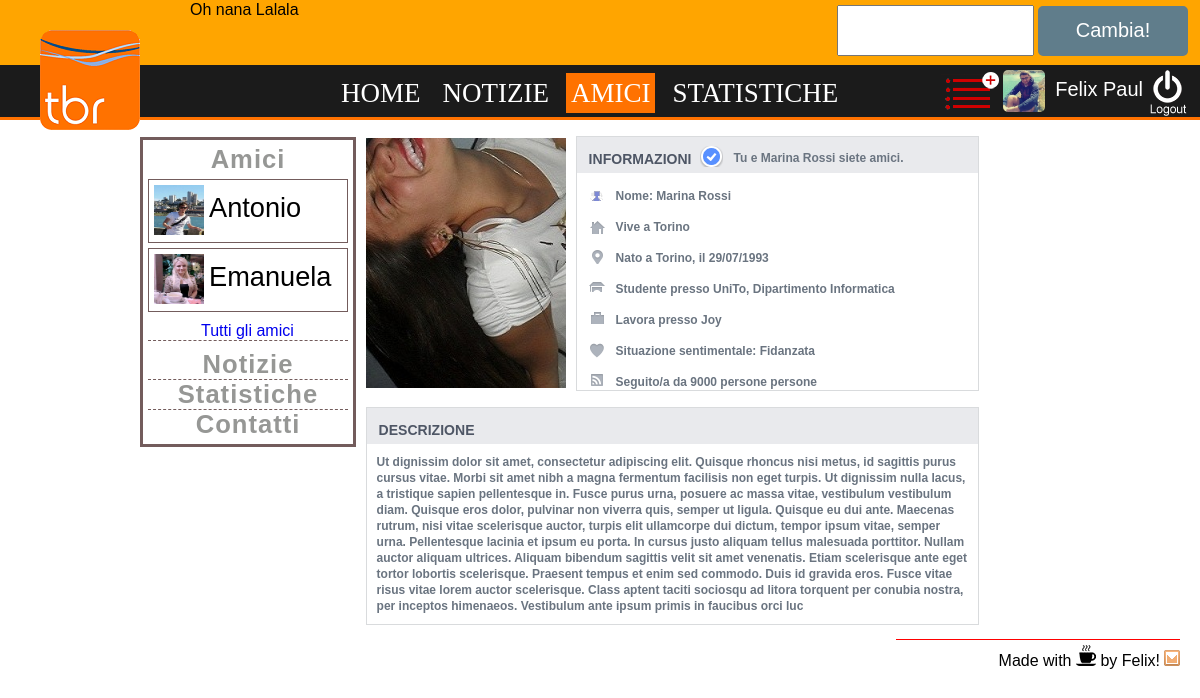
Screenshot of /index.php?q=marina (signed in) with the database file from the repository.
### tables this page shows
CREATE TABLE IF NOT EXISTS `users` (
  `id` int(11) NOT NULL AUTO_INCREMENT,
  `username` varchar(50) NOT NULL,
  `password` varchar(50) NOT NULL,
  `nome_completo` varchar(50) NOT NULL,
  `messaggio` varchar(150) NOT NULL,
  `url` varchar(50) NOT NULL,
  `immagine` varchar(50) NOT NULL,
  `immagine_grande` varchar(150) NOT NULL,
  `indirizzo` varchar(50) NOT NULL,
  `luogo_nascita` varchar(50) NOT NULL,
  `professione` varchar(50) NOT NULL,
  `lavora_a` varchar(50) NOT NULL,
  `situazione_sentimentale` varchar(50) NOT NULL,
  `seguito` varchar(50) NOT NULL,
  `film` varchar(50) NOT NULL,
  `descrizione` varchar(1000) NOT NULL,
  PRIMARY KEY (`id`),
  UNIQUE KEY `username` (`username`)
);

### include_amici.php (the view, shortened to what this page needs)
<?php
	$conn=dbConnect();
	$q = safe($conn,$_GET['q']);
	if(empty($q) || ControllaInput($q)){
		echo 'Amico non trovato';
		$conn->close();
		die;
	}else{
		$sql = "Select * from users where username='".$q."'";
		$result = $conn->query($sql);
		if ($result->num_rows > 0) {
			while($row = $result->fetch_assoc()) {
				$dati_amico = array();
				$dati_amico['nome_completo']=$row['nome_completo'];
				$dati_amico['username']=$row['username'];
				$dati_amico['immagine_grande']=$row['immagine_grande'];
				$dati_amico['indirizzo']=$row['indirizzo'];
				$dati_amico['luogo_nascita']=$row['luogo_nascita'];
				$dati_amico['professione']=$row['professione'];
				$dati_amico['lavora_a']=$row['lavora_a'];
				$dati_amico['situazione_sentimentale']=$row['situazione_sentimentale'];
				$dati_amico['seguito']=$row['seguito'];
				$dati_amico['film']=$row['film'];
				$dati_amico['descrizione']=$row['descrizione'];
			}
		}else{
			echo 'Amico non trovato';
			die;
		}
		$sql="select * from amicizie where (user1='".$q."' and user2='".$_SESSION['login_username']."') or (user1='".$_SESSION['login_username']."' and user2='".$q."')";
		$result = $conn->query($sql);
	}
?>
<img class="img_home" src="immagini/<?php echo $dati_amico['immagine_grande']; ?>" alt="immagini/no_image.png">
<div class="informazioni">
	<div class="info_box_top_color">
		<h3>INFORMAZIONI</h3><?php
		if($_SESSION['login_username']=='admin'){ ?>
			<div id="semplice_div">
				<img src="immagini/riufiuto.png" alt="immagini/no_image.png" id="img_richiesta"><p id="p_modifica"><a style="color: #4F00EE;" href="#" onClick=<?php echo '"cancellaUser('."'".$q."'".')"';?>>Cancella utente!</a></p><img src="immagini/modifica.png" alt="immagini/no_image.png" id="img_richiesta"><p id="p_modifica"><a style="color: #4F00EE;" href=<?php echo '"index.php?edit&u='.$q.'"';?> >Modifica profilo</a></p></div>
		<?php }else{
			if($result->num_rows == 0){
					?><div id="semplice_div">
					<img src="immagini/add_friend.png" alt="immagini/no_image.png" id="img_richiesta"><p id="p_richiesta"><a style="color: #4F00EE;" id="registra_richiesta" href="#" onClick=<?php echo '"inviaRichiesta('."'".$dati_amico["username"]."'".','."'".$_SESSION["login_username"]."'".',this)"'; ?>>Invia richiesta d'amicizia.</a></p>
					</div>
					<?php
			}else{
				$row = $result->fetch_assoc();
				if($row['stato']==1){
					?>
					<img src="immagini/friends_check.png" alt="immagini/no_image.png" id="img_richiesta"><p id="p_richiesta">Tu e <?php echo $dati_amico['nome_completo']; ?> siete amici.</p>
					<?php
				}elseif($row['stato']==0){
					?>
					<img src="immagini/pending.png" alt="immagini/no_image.png" id="img_richiesta"><p id="p_richiesta">In attesa di conferma.</p>
				<?php
				}else{
					?>
					<img src="immagini/riufiuto.png" alt="immagini/no_image.png" id="img_richiesta"><p id="p_richiesta">Amicizia riufiutata!</p>
				<?php
				}
			}
		}
		?>
	</div>
	<div class="info_box">
		<img src="immagini/amici.png" alt="immagini/no_image.png">
		<p>Nome: <?php echo $dati_amico['nome_completo']; ?></p>
	</div>
	<div class="info_box">
		<img src="immagini/abita_a.png" alt="immagini/no_image.png">
		<p>Vive a <?php echo $dati_amico['indirizzo']; ?></p>
	</div>
	<div class="info_box">
		<img src="immagini/nato_a.png" alt="immagini/no_image.png">
		<p>Nato a <?php echo $dati_amico['luogo_nascita']; ?></p>
	</div>
	<div class="info_box">
		<img src="immagini/istruzione.png" alt="immagini/no_image.png">
		<p>Studente presso <?php echo $dati_amico['professione']; ?></p>
	</div>
	<div class="info_box">
		<img src="immagini/lavoro.png" alt="immagini/no_image.png">
		<p>Lavora presso <?php echo $dati_amico['lavora_a']; ?></p>
	</div>
	<div class="info_box">
		<img src="immagini/sentimento.png" alt="immagini/no_image.png">
		<p>Situazione sentimentale: <?php echo $dati_amico['situazione_sentimentale']; ?></p>
	</div>
	<div class="info_box">
		<img src="immagini/rss.png" alt="immagini/no_image.png">
		<p>Seguito/a da <?php echo $dati_amico['seguito']; ?> persone</p>
	</div>
</div>
<div class="descrizione" style="margin-left:0px;">
	<div class="info_box_top_color">
		<h3>DESCRIZIONE</h3>
	</div>
	<p style="padding:10px;"><?php echo $dati_amico['descrizione']; ?></p>
</div>

### php_functions.php (shortened to what this page needs)
<?php
function stampa_messaggio(){
	$conn=dbConnect();
    if(!empty($_SESSION['login_username'])){
        $utente=$_SESSION['login_username'];
        $sql = "SELECT messaggio FROM users where username='".$utente."'";
        $result = $conn->query($sql);
        if ($result->num_rows > 0) {
            while($row = $result->fetch_assoc()) {
                echo $row["messaggio"];
            }
        }
    }else{
         header("location:log_in_form.php");
    }
}
            ?>
            <?php
function safe($conn,$stringa){
   return mysqli_real_escape_string($conn,$stringa);
}
?>

### navigation_bar.php (shortened to what this page needs)
<div id="navigation">
    <h1 style="border-width:0;"><a href="index.php?q">Amici</a></h1>
    <?php
    $conn=dbConnect();
    $utente=$_SESSION['login_username'];
    $sql = "SELECT * FROM users where username in(SELECT user2 from amicizie a1 where (a1.user1='".$utente."' and a1.stato=1) UNION SELECT user1 from amicizie a1 where (a1.user2='".$utente."' and a1.stato=1))order by username limit 2";
    $result = $conn->query($sql);
    while($row = $result->fetch_assoc()) {
        if($row['username']!=$_SESSION['login_username']){
            ?>
            <div class="contenitore_amico">
                <img  src="immagini/<?php echo $row['immagine_grande']; ?>" alt="immagini/no_image.png">
                <p><a href="index.php?q=<?php echo $row['username'];?>"><?php echo ucfirst($row['username']); ?></a></p>
            </div>
            <?php
        }
    }
    ?>
    <div class="nav_link">
        <a href="index.php?q">Tutti gli amici</a>
    </div>
    <h1 style="padding-top: 9px;"><a href ="notizie.php">Notizie</a></h1>
    <h1><a href="statistiche.php">Statistiche</a></h1>
    <h1><a href="index.php?contact">Contatti</a></h1>
</div>

### fogli_stile/index_style.css (style rules this page uses)
body { font-family:Verdana,sans-serif; font-size:medium; background:#ffffff; color: #000000; margin: 0 0 0 0; width: 100%; }
#navigation { position: relative; float:left; width:20.6%; border-style: solid; border-color: #735C5C; padding:5px 5px 5px 5px; margin-top: 17px; min-width: 200px; }
img { float: left; margin: 0px; }
h1 { text-align: inherit; letter-spacing: 0px; text-transform: none; padding:0; margin:0; }
p { padding:0; margin:0; text-align: inherit; letter-spacing: 0px; text-align: inherit; float:none; }
#navigation h1 { width:100%; font-size:160%; color:#969795; text-align: center; float:left; letter-spacing: 1px; border-top-style: dashed; border-color: #735C5C; border-width: 1px; }
#navigation img { padding: 5px 5px 5px 5px; float: left; max-width: 60px; max-height: 50px; }
.contenitore_amico p, .contenitore_amico_req p { font-size: 170%; padding-top: 12px; float:left; }
.contenitore_amico, .contenitore_news { border-style: solid; border-color: #735C5C; border-width: 1px; float: left; margin-top: 5px; height:62px; width:99%; }
.nav_link { float: left; margin-top: 10px; margin-left: 53px; color:#0000ee; }
a { text-decoration: none; }
.nav_link a:link { color: inherit; }
.contenitore_amico a, .contenitore_news a { color: black; }
.informazioni, .descrizione { font-family: Helvetica, Arial, 'lucida grande',tahoma,verdana,arial,sans-serif; font-size: 12px; line-height: 16px; color: #6a7480; font-weight: bold; margin: 16px 12px 0px 210px; border-style: solid; border-width: 1px; border-color: #d9dbdd; }
.info_box_top_color { height:36px; background-color: #e9eaed; }
.info_box { margin-top: 15px; margin-left: 12px; }
h3 { float:left; color:#4e5665; margin-left: 12px; }
#content img { margin-top: 18px; max-height: 50px; }
.info_box img { margin:0 !important; }
h1 a { color:#969795; }
#p_richiesta { padding-top: 13px; margin-left: 157px; position:absolute; }
#img_richiesta { margin-top: 9px !important; margin-left: 8px; }
.img_home { max-width: 200px; min-width: 200px; min-height: 250px; max-height: 250px; }

### rows the page displays
users: messaggio "Oh nana Lalala"
users: immagine_grande (picture), username "Antonio"
users: immagine_grande (picture), username "Emanuela"
users: immagine_grande (picture), nome_completo "Marina Rossi", indirizzo "Torino", luogo_nascita "Torino, il 29/07/1993", professione "UniTo, Dipartimento Informatica", lavora_a "Joy", situazione_sentimentale "Fidanzata", seguito "9000 persone", descrizione "Ut dignissim dolor sit amet, consectetur adipiscing elit. Quisque rhoncus nisi metus, id sagittis purus cursus vitae. Morbi sit amet nibh a magna fermentum facilisis non eget turpis. Ut dignissim nulla lacus, a tristique sapien pellentesque in. Fusce purus urna, posuere ac massa vitae, vestibulum vestibulum diam. Quisque eros dolor, pulvinar non viverra quis, semper ut ligula. Quisque eu dui ante. Maecenas rutrum, nisi vitae scelerisque auctor, turpis elit ullamcorpe dui dictum, tempor ipsum vitae, semper urna. Pellentesque lacinia et ipsum eu porta. In cursus justo aliquam tellus malesuada porttitor. Nullam auctor aliquam ultrices. Aliquam bibendum sagittis velit sit amet venenatis. Etiam…"

### other values shown
$_SESSION['login_nome_completo'] "Felix Paul"
